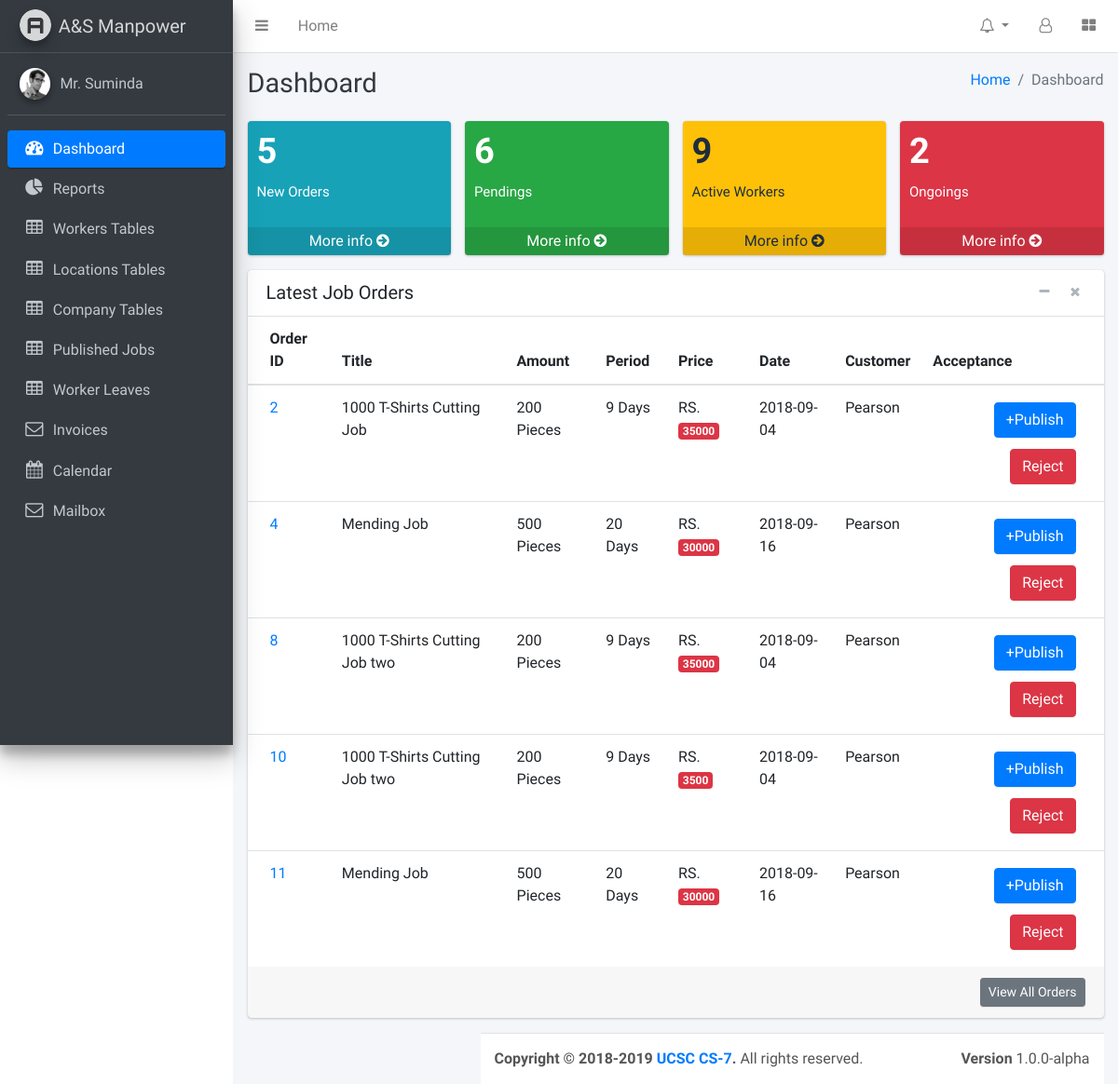
Page /pages/supplier.php on the earlier database version.
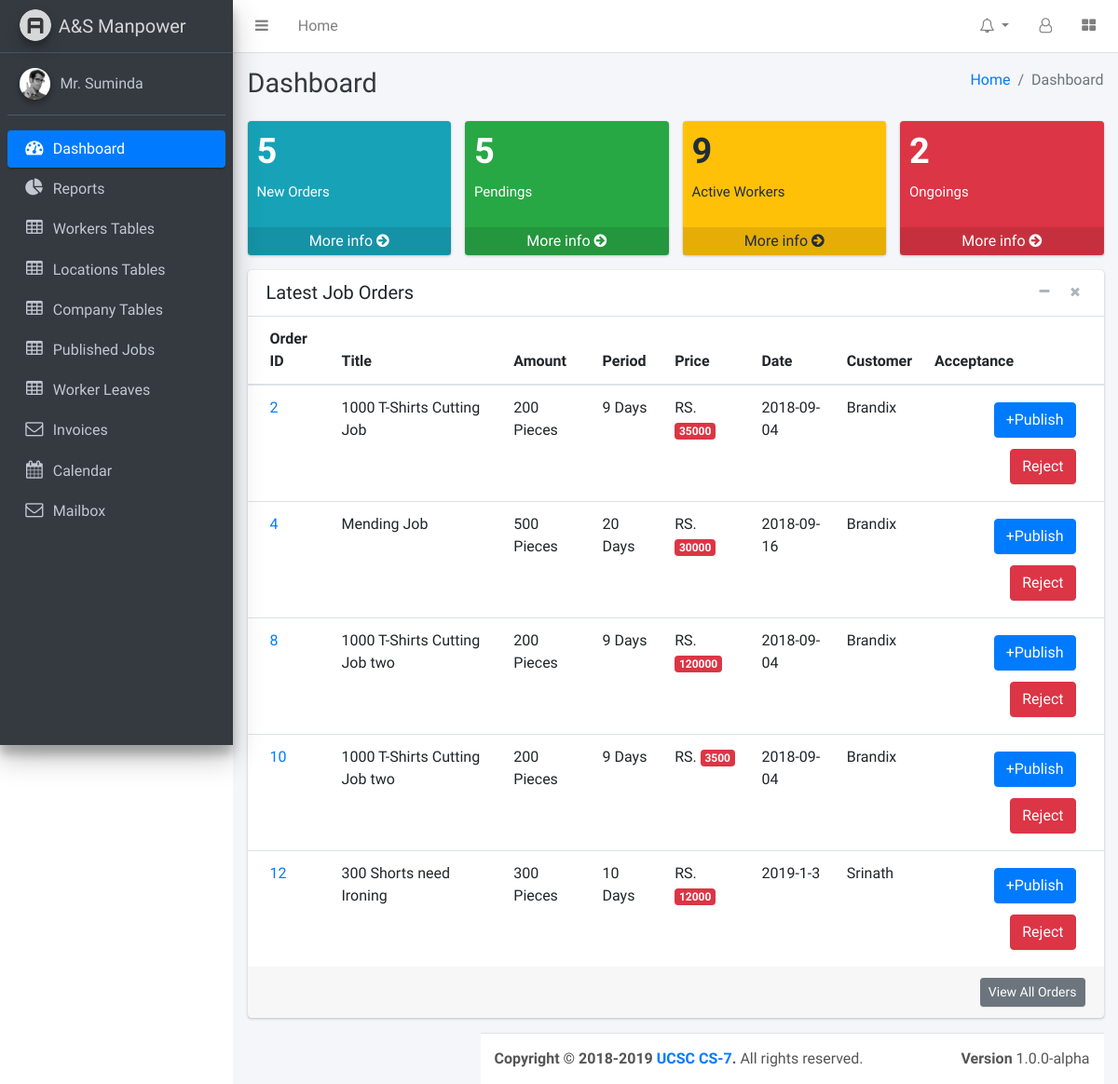
Same page on the later database version.
### tables this page shows
CREATE TABLE `company_job` (
  `jobID` int(11) NOT NULL,
  `jobTitle` varchar(45) DEFAULT NULL,
  `jobType` varchar(45) DEFAULT NULL,
  `jobAmount` varchar(45) DEFAULT NULL,
  `jobPeriod` varchar(45) DEFAULT NULL,
  `jobPrice` int(45) DEFAULT NULL,
  `jobDate` varchar(45) DEFAULT NULL,
  `jobStatus` varchar(45) DEFAULT NULL,
  `comID` varchar(10) NOT NULL,
  `supID` varchar(45) NOT NULL
);

CREATE TABLE `company` (
  `comID` varchar(10) NOT NULL,
  `comName` varchar(45) DEFAULT NULL,
  `comPhone` varchar(45) DEFAULT NULL,
  `comAddress` varchar(200) DEFAULT NULL,
  `comEmail` varchar(45) DEFAULT NULL
);

### pages/query_boxes/company_job_accept.php (the view, shortened to what this page needs)
<?php
    $queryJob="SELECT * FROM company_job,company WHERE company_job.jobStatus='offline' AND company_job.comID=company.comID LIMIT 10";
    $resultJob=mysqli_query($conn,$queryJob);
    if(mysqli_num_rows($resultJob)>0){
        while($rowJob=mysqli_fetch_assoc($resultJob)){
            echo "<tr>
                      <td><a href='others/examples/invoice.html'>".$rowJob['jobID']."</a></td>
                      <td>".$rowJob['jobTitle']."</td>
                      <td>".$rowJob['jobAmount']." Pieces</td>
                      <td>".$rowJob['jobPeriod']." Days</td>
                      <td>RS. <span class='badge badge-danger'>".$rowJob['jobPrice']."</span></td>
                      <td>".$rowJob['jobDate']."</td>
                      <td>".$rowJob['comName']."</td>
                      <td style='text-align:right'>
                        <button style='margin:6px'  class='btn btn-primary' data-target='#".$rowJob['jobID']."' data-toggle='modal'>+Publish</button>
                        <button style='margin:6px' class='btn btn-danger' data-target='#reject".$rowJob['jobID']."' data-toggle='modal'>Reject</button>
                        </td>
                    </tr>";
        }
    }
?>

### pages/query_boxes/supplier_view_pending_jobs_count.php
<?php
    $query="SELECT COUNT(jobID) AS jobCount  FROM supplier_job WHERE jobStatus='online' ";
    $result=mysqli_query($conn,$query);
    if(mysqli_num_rows($result)>0){
        $row=mysqli_fetch_assoc($result);
        echo $row['jobCount'];
    }
?>

Differences in the rows shown:
no longer on this page (row edited): company_job: jobID "11", jobTitle "Mending Job", jobAmount "500", jobPeriod "20", jobPrice "30000", jobDate "2018-09-16", comID.comName "Pearson"
changed company_job "1000 T-Shirts Cutting Job": comID.comName "Pearson" → "Brandix"
changed company_job "Mending Job": comID.comName "Pearson" → "Brandix"
changed company_job id 8: jobPrice "35000" → "120000"; comID.comName "Pearson" → "Brandix"
changed company_job id 10: comID.comName "Pearson" → "Brandix"
added company_job: jobID "12", jobTitle "300 Shorts need Ironing", jobAmount "300", jobPeriod "10", jobPrice "12000", jobDate "2019-1-3", comID.comName "Srinath"
Other differences:
$row['jobCount']: "6" → "5"
